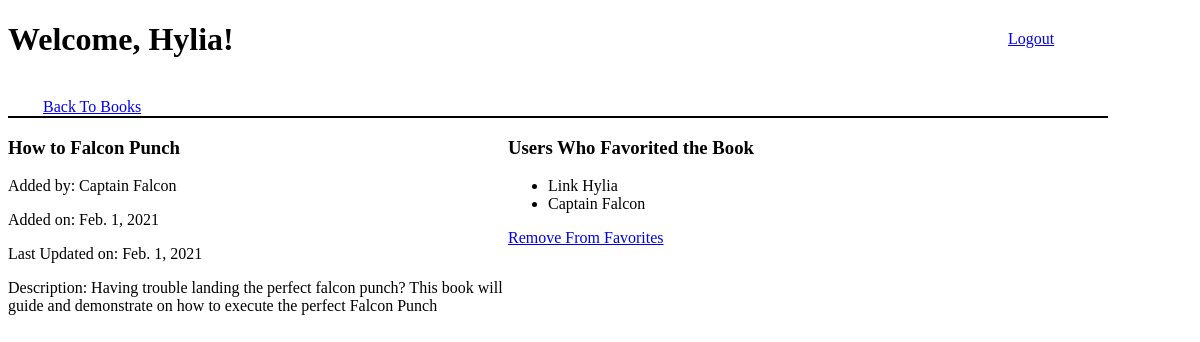
The page /books/3 (signed in) on the database its author committed.
### book_app/models.py (models this page shows)
class User(models.Model):
    first_name=models.CharField(max_length=255)
    last_name=models.CharField(max_length=255)
    email=models.CharField(max_length=45)
    password=models.CharField(max_length=45)
    created_at = models.DateTimeField(auto_now_add=True)
    updated_at = models.DateTimeField(auto_now=True)
    objects = UserManager()

class Book(models.Model):
    title = models.CharField(max_length=255)
    description = models.CharField(max_length=255)
    creator = models.ForeignKey(User, related_name="has_created_books", on_delete=models.CASCADE)
    favorited_by = models.ManyToManyField(User, related_name="favorited_books")
    created_at = models.DateField(auto_now_add=True)
    updated_at = models.DateField(auto_now=True)
    objects = BookManager()

### book_app/views.py (the view)
# urls.py: path('books/<int:book_id>', views.one_book),
def one_book(request, book_id):
    context = {
        'book': Book.objects.get(id=book_id),
        'current_user': User.objects.get(id=request.session['user_id'])
    }
    return render(request, "one_book.html", context)

### book_app/templates/one_book.html (shortened to what this page needs)
<!DOCTYPE html>
<html lang="en">
<head>
    {% load static %}
    <link rel="stylesheet" href="{% static 'css/style.css' %}">
</head>
<body>
    <div id="wrapper">
        <div class="nav">
            <h1>Welcome, {{request.session.user_name}}!</h1> <a href="/logout" class="escape">Logout</a> <a href="/books" class="return">Back To Books</a>
        </div>
        <div class="container">
            <h3>{{book.title}}</h3>
            <p>Added by: {{book.creator.first_name}} {{book.creator.last_name}}</p>
            <p>Added on: {{book.created_at}}</p>
            <p>Last Updated on: {{book.updated_at}}</p>
            {% if book.creator.id != request.session.user_id %}
            <p>Description: {{book.description}}</p>
            {% endif %}
        </div>
        <div class="container">
            <h3>Users Who Favorited the Book</h3>
            <ul>
                {% for fav in book.favorited_by.all %}
                <li>{{fav.first_name}} {{fav.last_name}}</li>
                {% endfor %}
            </ul>
            {% if current_user in book.favorited_by.all %}
            <a href="/unfavorite/{{book.id}}" role="button" class="btn btn-danger">Remove From Favorites</a>
            {% else %}
            <a href="/favorite/{{book.id}}" role="button" class="btn btn-warning">Add to Favorites</a>
            {% endif %}
        </div>
    </div>
</body>
</html>

### book_app/static/css/style.css (style rules this page uses)
#wrapper { margin: 0px auto; width: 1200px; }
.nav { border-bottom: 2px solid black; width: 1100px; }
.escape { margin-left: 1000px; vertical-align: top; display: inline-block; margin-top: -50px; }
.return { margin-left: 35px; display: inline-block; }
.container { display: table-cell; width: 500px; vertical-align: top; }

### rows shown on the page
User: session.user_name "Hylia", first_name "Link", last_name "Hylia"
Book: title "How to Falcon Punch", creator.first_name "Captain", creator.last_name "Falcon", created_at "Feb. 1, 2021", updated_at "Feb. 1, 2021", description "Having trouble landing the perfect falcon punch? This book will guide and demonstrate on how to execute the perfect Falcon Punch"
User: first_name "Captain", last_name "Falcon"
